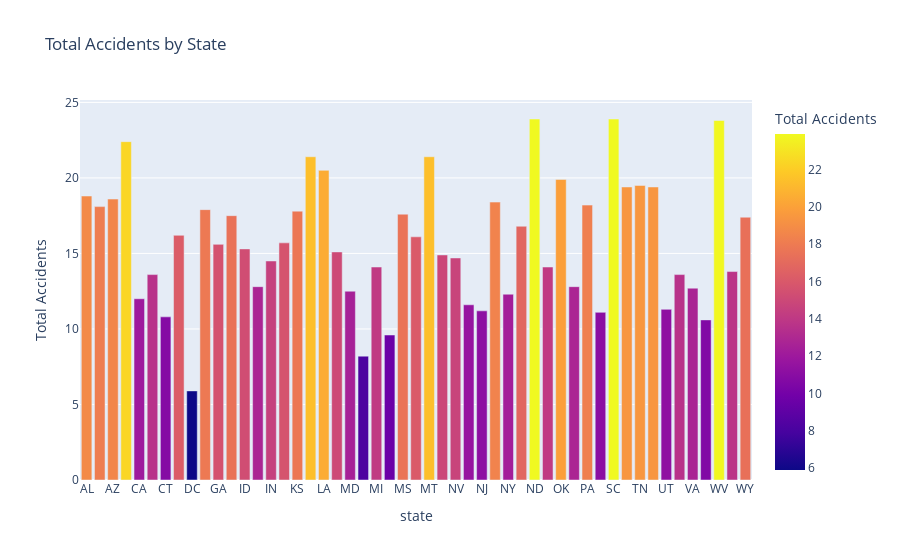

The code cell stored with this chart in its notebook:
### Code cell
#Total Accident by State
fig = px.bar(df, x='abbrev', y='total',
             title='Total Accidents by State',
             labels={'abbrev':'state','total':'Total Accidents'},
             color= 'total')
fig.show()

### Figure 1 — Plotly figure (JSON) as saved in the notebook; plotly's stock layout.template omitted (floating-point values rounded to 4 significant figures)
{"data": [{"hovertemplate": "state=%{x}<br>Total Accidents=%{marker.color}<extra></extra>", "legendgroup": "", "marker": {"color": [18.8, 18.1, 18.6, 22.4, 12.0, 13.6, 10.8, 16.2, 5.9, 17.9, 15.6, 17.5, 15.3, 12.8, 14.5, 15.7, 17.8, 21.4, 20.5, 15.1, 12.5, 8.2, 14.1, 9.6, 17.6, 16.1, 21.4, 14.9, 14.7, 11.6, 11.2, 18.4, 12.3, 16.8, 23.9, 14.1, 19.9, 12.8, 18.2, 11.1, 23.9, 19.4, 19.5, 19.4, 11.3, 13.6, 12.7, 10.6, 23.8, 13.8, 17.4], "coloraxis": "coloraxis", "pattern": {"shape": ""}}, "name": "", "orientation": "v", "showlegend": false, "textposition": "auto", "type": "bar", "x": ["AL", "AK", "AZ", "AR", "CA", "CO", "CT", "DE", "DC", "FL", "GA", "HI", "ID", "IL", "IN", "IA", "KS", "KY", "LA", "ME", "MD", "MA", "MI", "MN", "MS", "MO", "MT", "NE", "NV", "NH", "NJ", "NM", "NY", "NC", "ND", "OH", "OK", "OR", "PA", "RI", "SC", "SD", "TN", "TX", "UT", "VT", "VA", "WA", "WV", "WI", "WY"], "xaxis": "x", "y": [18.8, 18.1, 18.6, 22.4, 12.0, 13.6, 10.8, 16.2, 5.9, 17.9, 15.6, 17.5, 15.3, 12.8, 14.5, 15.7, 17.8, 21.4, 20.5, 15.1, 12.5, 8.2, 14.1, 9.6, 17.6, 16.1, 21.4, 14.9, 14.7, 11.6, 11.2, 18.4, 12.3, 16.8, 23.9, 14.1, 19.9, 12.8, 18.2, 11.1, 23.9, 19.4, 19.5, 19.4, 11.3, 13.6, 12.7, 10.6, 23.8, 13.8, 17.4], "yaxis": "y"}], "layout": {"barmode": "relative", "coloraxis": {"colorbar": {"title": {"text": "Total Accidents"}}, "colorscale": [[0, "#0d0887"], [0.1111, "#46039f"], [0.2222, "#7201a8"], [0.3333, "#9c179e"], [0.4444, "#bd3786"], [0.5556, "#d8576b"], [0.6667, "#ed7953"], [0.7778, "#fb9f3a"], [0.8889, "#fdca26"], [1, "#f0f921"]]}, "legend": {"tracegroupgap": 0}, "title": {"text": "Total Accidents by State"}, "xaxis": {"anchor": "y", "domain": [0, 1], "title": {"text": "state"}}, "yaxis": {"anchor": "x", "domain": [0, 1], "title": {"text": "Total Accidents"}}}}
